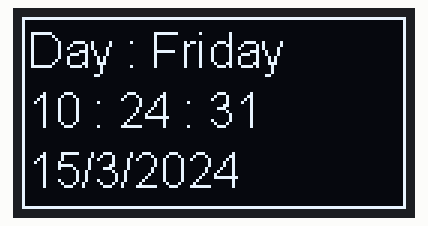
A sketch run on a simulated ESP8266 (NodeMCU). Parts: 128×64 one-colour display. WiFi joins after 1.5 s; servers stay silent unless stated; network time is answered at once with the bench clock; the local clock reads 2024-03-15 10:24:30 at power-on unless the sketch sets it; what the sketch prints to the serial monitor is not drawn.

Above: at 1.6 s.
At 5.7 s:
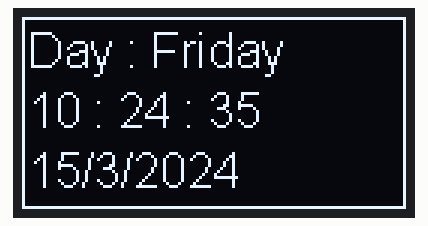
At 9.7 s:
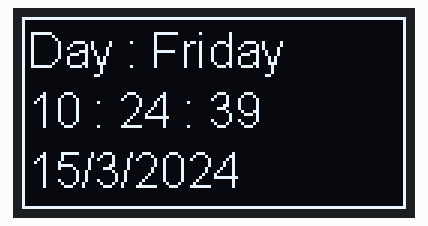
At 19.9 s:
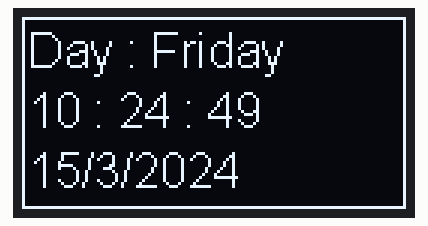
At 29.0 s:
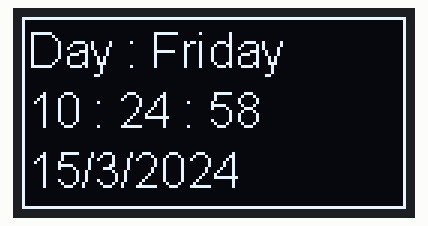
At 38.1 s:
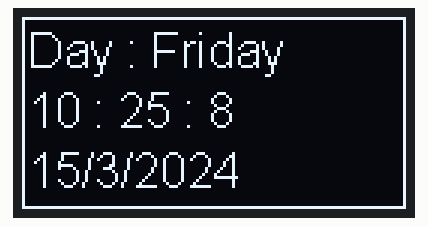

The sketch:

DateTimeByWiFi.ino
```cpp
#include <NTPClient.h>
#include <ESP8266WiFi.h>
#include <SSD1306Wire.h>
#include <WiFiUdp.h>

const char *ssid     = "***";
const char *password = "***";

const long utcOffsetInSeconds = 10800;

char daysOfTheWeek[7][12] = {"Sunday", "Monday", "Tuesday", "Wednesday", "Thursday", "Friday", "Saturday"};

SSD1306Wire display(0x3c, 5, 4); // SDA - IO5 (D1), SCL - IO4 (D2)

WiFiUDP ntpUDP;
NTPClient timeClient(ntpUDP, "pool.ntp.org", utcOffsetInSeconds);

void setup() {
  Serial.begin(115200);
  display.init();
  display.flipScreenVertically();

  Serial.begin(115200);
  WiFi.begin(ssid, password);
  while (WiFi.status() != WL_CONNECTED) {
    delay(500);
    Serial.print(".");
  }
  timeClient.begin();
}

void loop() {
  timeClient.update();

  String strDay = "Day : " + String(daysOfTheWeek[timeClient.getDay()]);
  String time = String(timeClient.getHours()) + " : " + String(timeClient.getMinutes()) + " : " + String(timeClient.getSeconds());
  String date = getFormatDate();

  display.clear();
  display.drawRect(0, 0, 128, 64);
  display.setFont(ArialMT_Plain_16);
  display.drawString(2, 2, strDay);
  display.drawString(2, 22, time);
  display.drawString(2, 42, date);
  display.display();
  delay(1000);
}

String getFormatDate() {
  time_t epochTime = timeClient.getEpochTime();
  struct tm *ptm = gmtime ((time_t *)&epochTime);
  int day = ptm->tm_mday;
  int month = ptm->tm_mon + 1;
  int year = ptm->tm_year + 1900;
  return String(day) + "/" + String(month) + "/" + String(year);
}
```

Measured:
- what the display in image 0 shows lasts 1.0 s, from 1.6 s to 2.6 s
